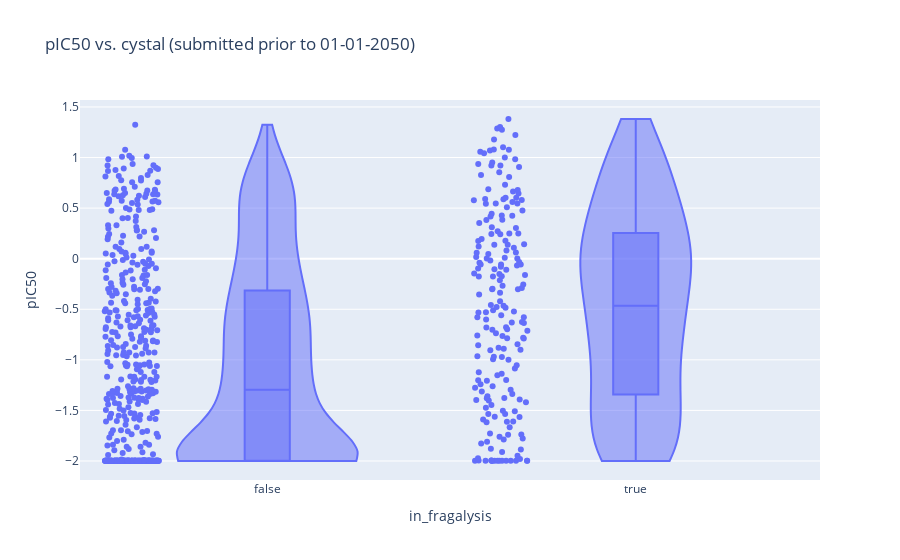

Notebook code cell kept with this figure:
### Code cell
date_cutoff = datetime(2050, 1, 1)
subbed = moonshot.loc[moonshot.MADE & (moonshot['submission_date'] < date_cutoff) & (moonshot['clean_creator'] != '')].drop_duplicates('CID (canonical)')
fig = px.violin(subbed, x='in_fragalysis', y='pIC50', 
                hover_data=['CID (canonical)', 'clean_creator', 'shipment_date'],
                box=True, points='all', title=f'pIC50 vs. cystal (submitted prior to {date_cutoff.strftime("%d-%m-%Y")})')
fig.update_traces(spanmode = 'hard')
display(fig)
from sklearn.metrics import confusion_matrix, matthews_corrcoef, classification_report


with pd.option_context("display.precision", 2):
    display(pd.DataFrame(classification_report(subbed.IC50 <= 50, subbed.in_fragalysis, output_dict=True)))
    
pd.DataFrame(confusion_matrix(subbed.IC50 <= 50, subbed.in_fragalysis), columns=['no xstal', 'xstal'], index=['high IC50', 'low IC50'])

### Figure 1 — Plotly figure (JSON) as saved in the notebook; plotly's stock layout.template omitted (floating-point values rounded to 4 significant figures; data arrays with more than 128 entries replaced by an {"elided": "..."} marker saying what was removed)
{"data": [{"alignmentgroup": "True", "box": {"visible": true}, "customdata": {"elided": "690x3 str values"}, "hovertemplate": "in_fragalysis=%{x}<br>pIC50=%{y}<br>CID (canonical)=%{customdata[0]}<br>clean_creator=%{customdata[1]}<br>shipment_date=%{customdata[2]}<extra></extra>", "legendgroup": "", "marker": {"color": "#636efa"}, "name": "", "offsetgroup": "", "orientation": "v", "points": "all", "scalegroup": "True", "showlegend": false, "spanmode": "hard", "type": "violin", "x": {"elided": "690 bool values"}, "x0": " ", "xaxis": "x", "y": {"elided": "690 float values"}, "y0": " ", "yaxis": "y"}], "layout": {"autosize": true, "legend": {"tracegroupgap": 0}, "title": {"text": "pIC50 vs. cystal (submitted prior to 01-01-2050)"}, "violinmode": "group", "xaxis": {"anchor": "y", "autorange": true, "domain": [0, 1], "range": [-0.506, 1.5], "title": {"text": "in_fragalysis"}, "type": "category"}, "yaxis": {"anchor": "x", "autorange": true, "domain": [0, 1], "range": [-2.188, 1.569], "title": {"text": "pIC50"}, "type": "linear"}}}
